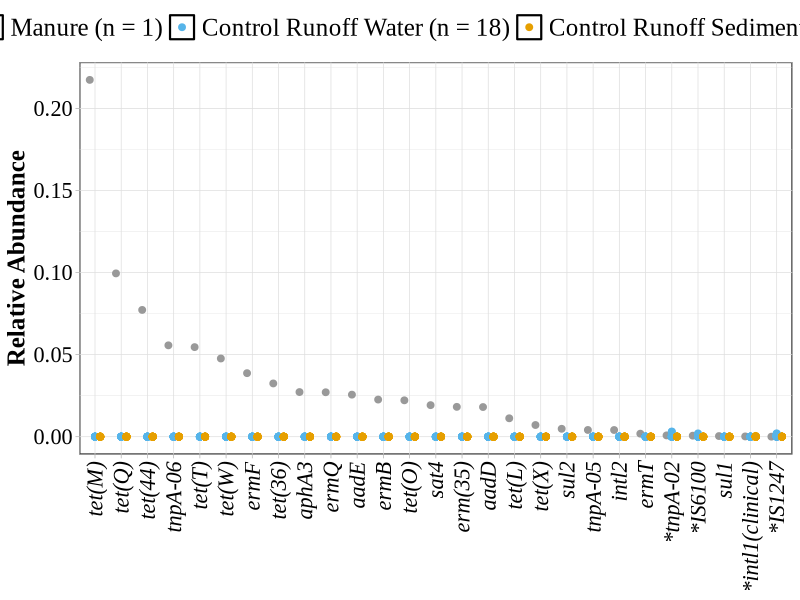
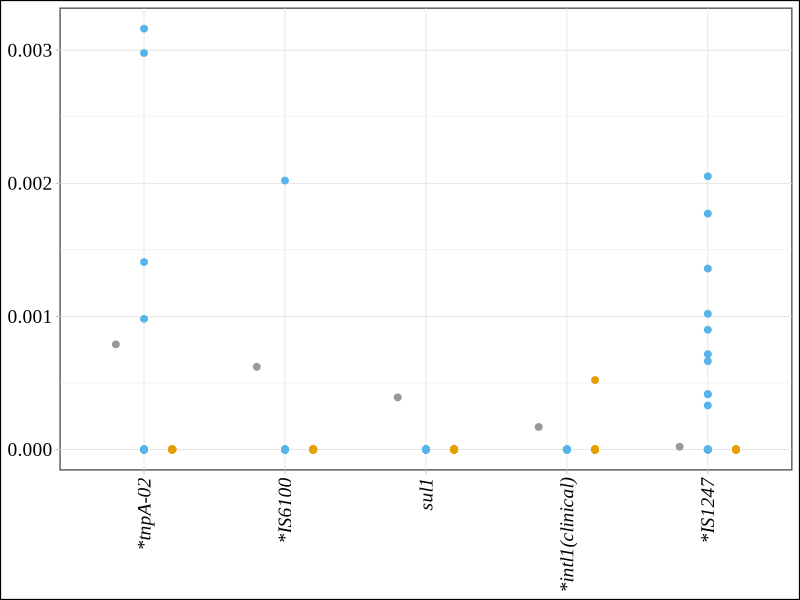
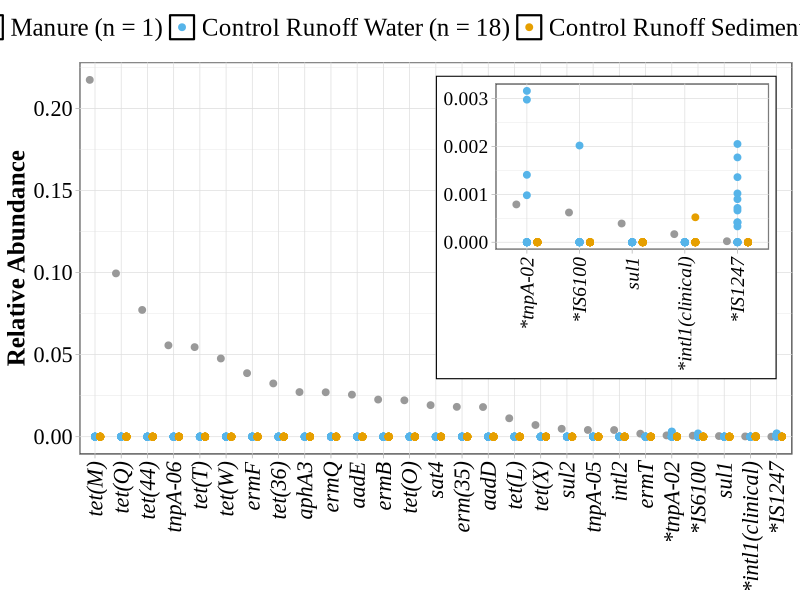
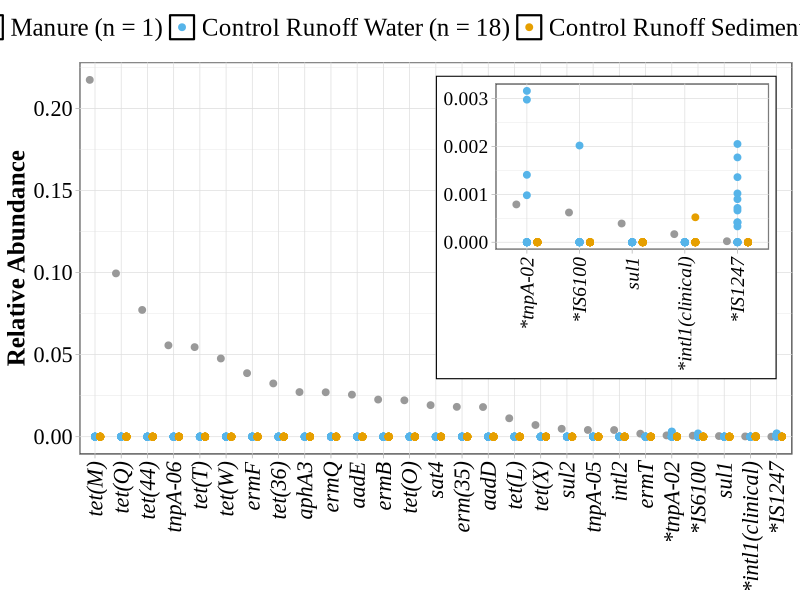

These charts were generated, in order, by the following R code:
library(readxl)
library(tidyverse)

processed_data <- read_excel("Armstrong_qPCR_processed.xlsx")

manure_control <- processed_data %>%
  filter(Treatment == "Manure" | Treatment == "Strip + No Manure")

ARG_bottom <- manure_control %>% filter(Primer %in% c("tnpA-02", "IS6100", "sul1", "intl1(clinical)", "IS1247")) %>%
  pivot_longer(cols = Primer)

levels1 = ordered(c("tet(M)", "tet(Q)", "tet(44)", "tnpA-06", "tet(T)", "tet(W)", "ermF", "tet(36)", "aphA3",
                    "ermQ", "aadE", "ermB", "tet(O)", "sat4", "erm(35)", "aadD", "tet(L)", "tet(X)",
                    "sul2", "tnpA-05", "intl2", "ermT", "tnpA-02", "IS6100", "sul1",
                    "intl1(clinical)", "IS1247"))

levels2 = ordered(c("tnpA-02", "IS6100", "sul1", "intl1(clinical)", "IS1247"))

levels3 = ordered(c("Manure", "Water", "Sediment"))

all_ARG <- ggplot(manure_control, aes(ordered(Primer, levels = levels1), Relative_Abundance,
                                      color = ordered(Matrix, levels = levels3))) +
  geom_point(position = position_dodge(width = 0.6), size = 2) +
  labs(y = "Relative Abundance") +
  scale_color_manual(labels = c("Manure (n = 1)", "Control Runoff Water (n = 18)", "Control Runoff Sediment (n = 18)"), values = c("#999999", "#56B4E9", "#E69F00")) +
  scale_x_discrete(labels = c("tet(M)" = "tet(M)", "tet(Q)" = "tet(Q)", "tet(44)" = "tet(44)", "tnpA-06" = "tnpA-06", "tet(T)" = "tet(T)",
                              "tet(W)" = "tet(W)", "ermF" = "ermF", "tet(36)" = "tet(36)", "aphA3" = "aphA3", "ermQ" = "ermQ", "aadE" = "aadE",
                              "ermB" = "ermB", "tet(O)" = "tet(O)", "sat4" = "sat4", "erm(35)" = "erm(35)", "aadD" = "aadD", "tet(L)" = "tet(L)",
                              "tet(X)" = "tet(X)", "sul2" = "sul2", "tnpA-05" = "tnpA-05", "intl2" = "intl2", "ermT" = "ermT", "tnpA-02" = "*tnpA-02",
                              "IS6100" = "*IS6100", "sul1" = "sul1", "intl1(clinical)" = "*intl1(clinical)", "IS1247" = "*IS1247")) +
  theme_light() +
  theme(axis.text.x = element_text(family = "Times New Roman", face = "italic", size = 16, color = "black",
                                   angle = 90, vjust = 0.5, hjust = 1),
        axis.title.x = element_blank(),
        axis.text.y = element_text(family = "Times New Roman", size = 16, color = "black"),
        axis.title.y = element_text(family = "Times New Roman", face = "bold", size = 18),
        legend.title = element_blank(),
        legend.text = element_text(family = "Times New Roman", size = 18, color = "black"),
        legend.position = "top",
        panel.background = element_rect(colour = "black", linetype = "solid", size = 0.75))

all_ARG

bottom_ARG <- ggplot(ARG_bottom, aes(ordered(value, levels = levels2), Relative_Abundance,
                                     color = ordered(Matrix, levels = levels3))) +
  geom_point(position = position_dodge(width = 0.6), size = 2) +
  scale_color_manual(values = c("#999999", "#56B4E9", "#E69F00")) +
  scale_x_discrete(labels = c("tnpA-02" = "*tnpA-02", "IS6100" = "*IS6100", "sul1" = "sul1", "intl1(clinical)" = "*intl1(clinical)", "IS1247" = "*IS1247")) +
  theme_light() +
  theme(axis.text.x = element_text(family = "Times New Roman", face = "italic", size = 14, color = "black",
                                   angle = 90, vjust = 0.5, hjust = 1),
        axis.title.x = element_blank(),
        axis.text.y = element_text(family = "Times New Roman", size = 14, color = "black"),
        axis.title.y = element_blank(),
        legend.position = "none",
        panel.background = element_rect(colour = "black", linetype = "solid", size = 0.75),
        plot.background = element_rect(colour = "black", size = 0.75))

bottom_ARG

combined_plot <- all_ARG + annotation_custom(ggplotGrob(bottom_ARG), xmin = "sat4", xmax = "IS1247", ymin = 0.035, ymax = 0.22)

combined_plot

ggsave("figure_2.tiff", plot = combined_plot,
       width = 12.5, height = 7.5, dpi = 300, units = c("in"))
